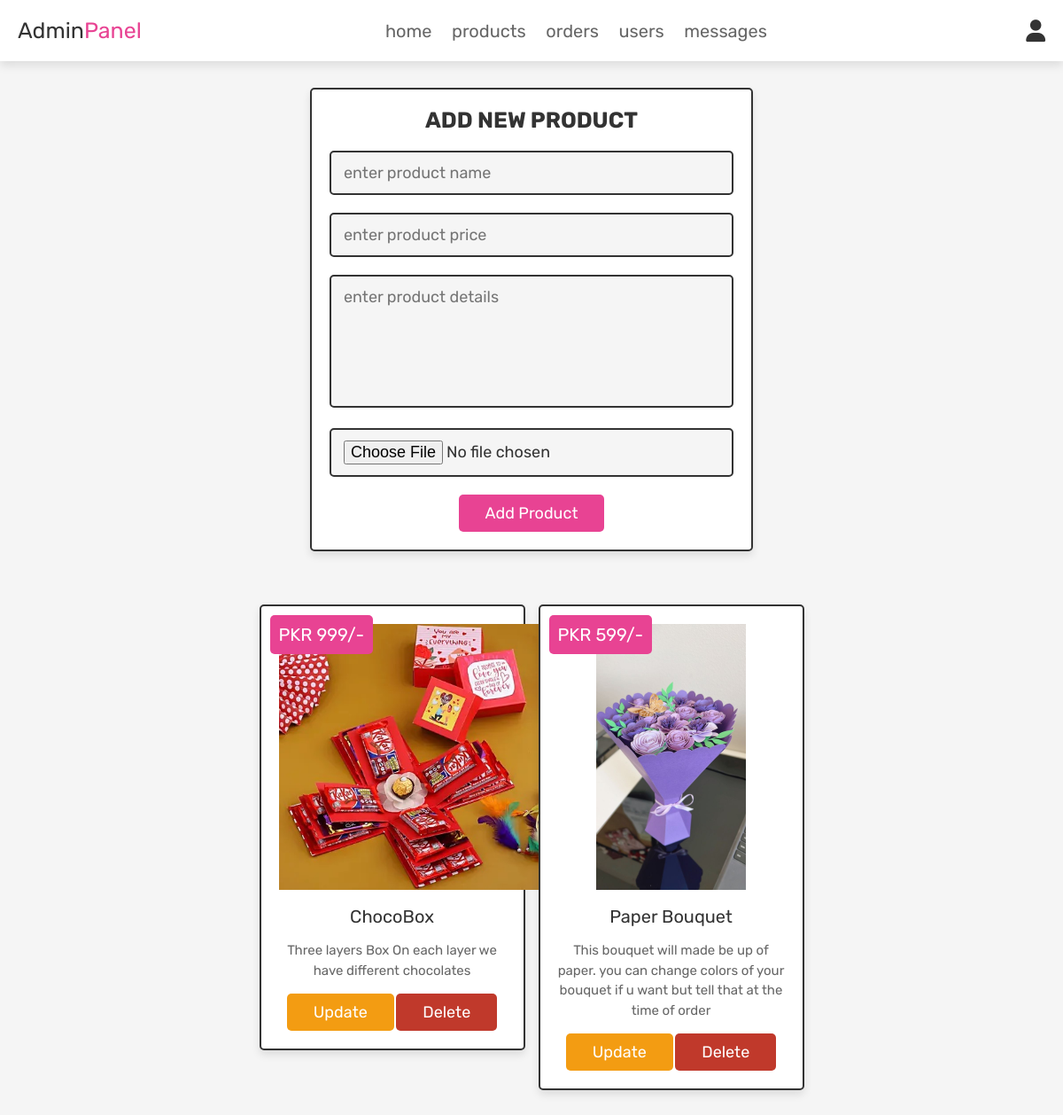
Page /admin_products.php (signed in) on the committed database.
### tables this page shows
CREATE TABLE `products` (
  `id` int(100) NOT NULL,
  `name` varchar(100) NOT NULL,
  `details` varchar(500) NOT NULL,
  `price` int(100) NOT NULL,
  `image` varchar(100) NOT NULL
);

### admin_products.php (the view, shortened to what this page needs)
<?php
@include 'config.php';
?>
<!DOCTYPE html>
<html lang="en">
<head>
   <link rel="stylesheet" href="https://cdnjs.cloudflare.com/ajax/libs/font-awesome/6.0.0/css/all.min.css">
   <link rel="stylesheet" href="css/admin_style.css">
</head>
<body>
<?php @include 'admin_header.php'; ?>
<section class="add-products">
   <form action="" method="POST" enctype="multipart/form-data">
      <h3>add new product</h3>
      <input type="text" class="box" required placeholder="enter product name" name="name">
      <input type="number" min="0" class="box" required placeholder="enter product price" name="price">
      <textarea name="details" class="box" required placeholder="enter product details" cols="30" rows="10"></textarea>
      <input type="file" accept="image/jpg, image/jpeg, image/png" required class="box" name="image">
      <input type="submit" value="add product" name="add_product" class="btn">
   </form>
</section>
<section class="show-products">
   <div class="box-container">
      <?php
         $select_products = mysqli_query($conn, "SELECT * FROM `products`") or die('query failed');
         if(mysqli_num_rows($select_products) > 0){
            while($fetch_products = mysqli_fetch_assoc($select_products)){
      ?>
      <div class="box">
         <div class="price">PKR <?php echo $fetch_products['price']; ?>/-</div>
         <img class="image" src="uploaded_img/<?php echo $fetch_products['image']; ?>" alt="">
         <div class="name"><?php echo $fetch_products['name']; ?></div>
         <div class="details"><?php echo $fetch_products['details']; ?></div>
         <a href="admin_update_product.php?update=<?php echo $fetch_products['id']; ?>" class="option-btn">update</a>
         <a href="admin_products.php?delete=<?php echo $fetch_products['id']; ?>" class="delete-btn" onclick="return confirm('delete this product?');">delete</a>
      </div>
      <?php
         }
      }else{
         echo '<p class="empty">no products added yet!</p>';
      }
      ?>
   </div>
</section>
</body>
</html>

### css/admin_style.css (style rules this page uses)
:root { --pink:#e84393; --red:#c0392b; --orange:#f39c12; --black:#333; --white:#fff; --light-color:#666; --light-white:#ccc; --light-bg:#f5f5f5; --border:.2rem solid var(--black); --box-shadow:0 .5rem 1rem rgba(0,0,0,.1); }
* { font-family: 'Rubik', sans-serif; margin:0; padding:0; box-sizing: border-box; outline: none; border:none; text-decoration: none; transition:all .2s linear; }
html { font-size: 62.5%; overflow-x: hidden; scroll-behavior: smooth; scroll-padding-top: 6.5rem; }
body { background: var(--light-bg); }
section { padding:3rem 2rem; }
.btn, .delete-btn, .option-btn { display: inline-block; border-radius: .5rem; margin-top: 1rem; font-size: 1.8rem; color:var(--white); cursor: pointer; padding:1rem 3rem; text-transform: capitalize; }
.btn { background-color: var(--pink); }
.delete-btn { background-color: var(--red); }
.option-btn { background-color: var(--orange); }
.add-products form { max-width: 50rem; border-radius: .5rem; background-color: var(--white); border:var(--border); padding:2rem; text-align: center; margin:0 auto; box-shadow: var(--box-shadow); }
.add-products form h3 { font-size: 2.5rem; text-transform: uppercase; color:var(--black); margin-bottom: 1rem; }
.add-products form .box { width: 100%; margin:1rem 0; font-size: 1.8rem; color:var(--black); border-radius: .5rem; background-color: var(--light-bg); padding:1.2rem 1.4rem; border:var(--border); }
.add-products form textarea { height: 15rem; resize: none; }
.show-products .box-container { display: grid; grid-template-columns: repeat(auto-fit, 30rem); gap:1.5rem; align-items: flex-start; max-width: 1200px; margin: 0 auto; justify-content: center; }
.show-products .box-container .box { text-align: center; padding:2rem; border:var(--border); background-color: var(--white); box-shadow: var(--box-shadow); border-radius: .5rem; position: relative; }
.show-products .box-container .box .image { height: 30rem; margin-bottom: .5rem; }
.show-products .box-container .box .price { background-color: var(--pink); position: absolute; top:1rem; left:1rem; border-radius: .5rem; color:var(--white); padding:1rem; font-size: 2rem; }
.show-products .box-container .box .name { margin:1rem 0; font-size: 2rem; color:var(--black); }
.show-products .box-container .box .details { line-height: 1.5; color:var(--light-color); font-size: 1.5rem; padding:.5rem 0; }

### rows in the picture
products: price "999", image (picture), name "ChocoBox", details "Three layers Box On each layer we have different chocolates"
products: price "599", image (picture), name "Paper Bouquet", details "This bouquet will made be up of paper. you can change colors of your bouquet if u want but tell that at the time of order"
